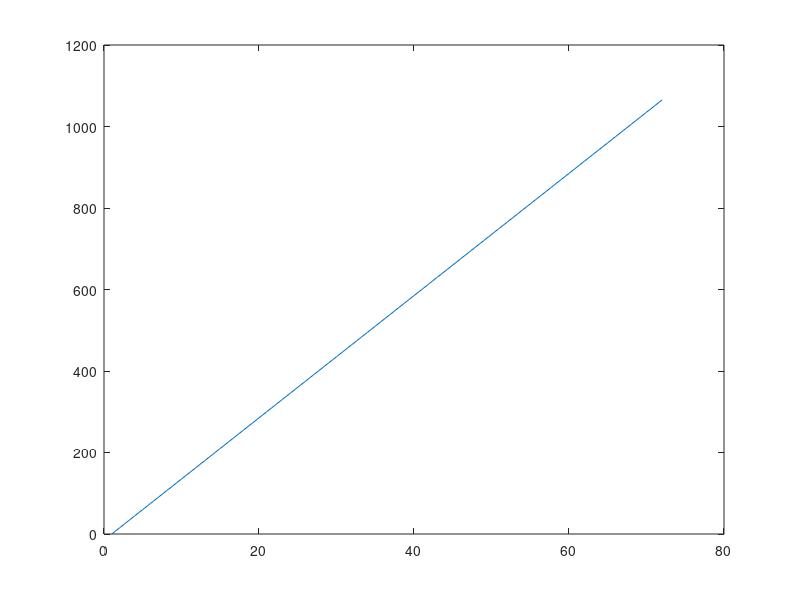

The MATLAB script that drew this image: (Note: this script raises an error after producing the figure.)
clc
clear
close all

%% Question 1
NumberOfSlots_Q1 = 72;
NumberOfPoles_Q1 = 6;
NumberOfPolePairs_Q1 = NumberOfPoles_Q1/2;
NumberOfPhases_Q1 = 3;
PitchAngle_Q1 = 180;
q_Q1 = NumberOfSlots_Q1/NumberOfPoles_Q1/NumberOfPhases_Q1;

CoilsPhaseShift_Q1 = (360/NumberOfSlots_Q1)*NumberOfPolePairs_Q1;
VectorAngleArray_Q1 = zeros(1,NumberOfSlots_Q1);
VectorMagnitudeArray_Q1 = zeros(1,NumberOfSlots_Q1);
SlotNumberArray = 1:NumberOfSlots_Q1;
for i=1:NumberOfSlots_Q1
    VectorAngleArray_Q1(i) = CoilsPhaseShift_Q1*(i-1);
    VectorMagnitudeArray_Q1(i) = 1;
end
plot(VectorAngleArray_Q1)
x_Q1 = zeros(1,NumberOfSlots_Q1);
y_Q1 = zeros(1,NumberOfSlots_Q1);
x_Q1_tag = zeros(1,NumberOfSlots_Q1);
y_Q1_tag = zeros(1,NumberOfSlots_Q1);
for i=1:NumberOfSlots_Q1
    [x_Q1(i), y_Q1(i)] = pol2cart(deg2rad(VectorAngleArray_Q1(i)),VectorMagnitudeArray_Q1(i));
    [x_Q1_tag(i), y_Q1_tag(i)] = pol2cart(deg2rad(VectorAngleArray_Q1(i)),VectorMagnitudeArray_Q1(i));
end
plotv([x_Q1;y_Q1])
x_Q1_tag = 1.13*x_Q1_tag;
y_Q1_tag = 1.13*y_Q1_tag;
plotv([x_Q1;y_Q1])
text(x_Q1_tag(1),y_Q1_tag(1),'1','FontSize',12,'FontWeight','bold')
text(x_Q1_tag(2),y_Q1_tag(2),'2','FontSize',12,'FontWeight','bold')
text(x_Q1_tag(3),y_Q1_tag(3),'3','FontSize',12,'FontWeight','bold')
text(x_Q1_tag(4),y_Q1_tag(4),'4','FontSize',12,'FontWeight','bold')
text(x_Q1_tag(5),y_Q1_tag(5),'5','FontSize',12,'FontWeight','bold')
text(x_Q1_tag(6),y_Q1_tag(6),'6','FontSize',12,'FontWeight','bold')
text(x_Q1_tag(7),y_Q1_tag(7),'7','FontSize',12,'FontWeight','bold')
text(x_Q1_tag(8),y_Q1_tag(8),'8','FontSize',12,'FontWeight','bold')
text(x_Q1_tag(9),y_Q1_tag(9),'9','FontSize',12,'FontWeight','bold')
text(x_Q1_tag(10),y_Q1_tag(10),'10','FontSize',12,'FontWeight','bold')
text(x_Q1_tag(11),y_Q1_tag(11),'11','FontSize',12,'FontWeight','bold')
text(x_Q1_tag(12),y_Q1_tag(12),'12','FontSize',12,'FontWeight','bold')
text(x_Q1_tag(13),y_Q1_tag(13),'13','FontSize',12,'FontWeight','bold')
text(x_Q1_tag(14),y_Q1_tag(14),'14','FontSize',12,'FontWeight','bold')
text(x_Q1_tag(15),y_Q1_tag(15),'15','FontSize',12,'FontWeight','bold')
text(x_Q1_tag(16),y_Q1_tag(16),'16','FontSize',12,'FontWeight','bold')
text(x_Q1_tag(17),y_Q1_tag(17),'17','FontSize',12,'FontWeight','bold')
text(x_Q1_tag(18),y_Q1_tag(18),'18','FontSize',12,'FontWeight','bold')
text(x_Q1_tag(19),y_Q1_tag(19),'19','FontSize',12,'FontWeight','bold')
text(x_Q1_tag(20),y_Q1_tag(20),'20','FontSize',12,'FontWeight','bold')
text(x_Q1_tag(21),y_Q1_tag(21),'21','FontSize',12,'FontWeight','bold')
text(x_Q1_tag(22),y_Q1_tag(22),'22','FontSize',12,'FontWeight','bold')
text(x_Q1_tag(23),y_Q1_tag(23),'23','FontSize',12,'FontWeight','bold')
text(x_Q1_tag(24),y_Q1_tag(24),'24','FontSize',12,'FontWeight','bold')


xlim([-1.4 1.4])
ylim([-1.4 1.4])

VectorAngleArrayMod = mod(VectorAngleArray_Q1,360);
% figure 
% plot(SlotNumberArray,VectorAngleArrayMod);

kp1_Q1 = sind(PitchAngle_Q1/2);
kd1_Q1 = sind(q_Q1*(CoilsPhaseShift_Q1)/2)/(2*sind(CoilsPhaseShift_Q1/2));
kw1_Q1 = kd1_Q1*kp1_Q1;

kp3_Q1 = sind(3*PitchAngle_Q1/2);
kd3_Q1 = sind(3*q_Q1*(CoilsPhaseShift_Q1)/2)/(2*sind(3*CoilsPhaseShift_Q1/2));
kw3_Q1 = kd3_Q1*kp3_Q1;

kp5_Q1 = sind(5*PitchAngle_Q1/2);
kd5_Q1 = sind(5*q_Q1*(CoilsPhaseShift_Q1)/2)/(2*sind(5*CoilsPhaseShift_Q1/2));
kw5_Q1 = kd5_Q1*kp5_Q1;

